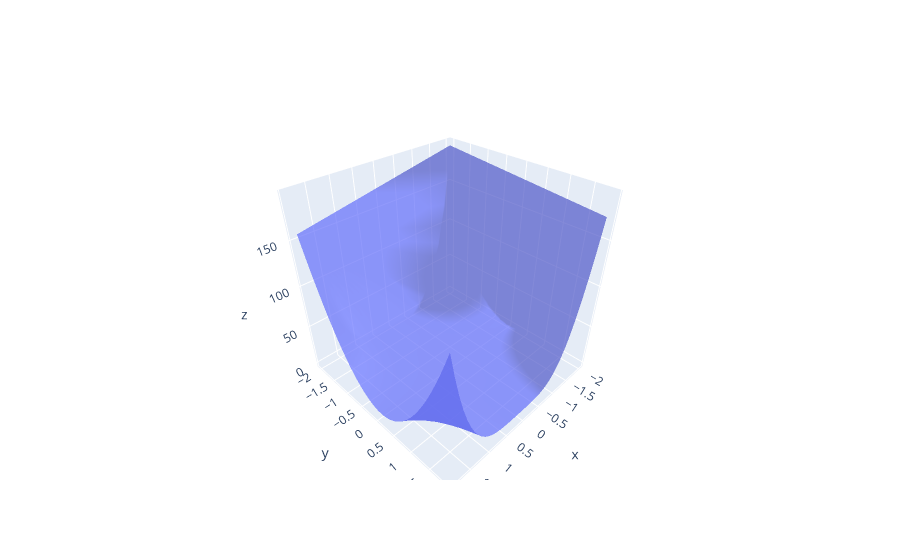

This figure's notebook cell:
### Code cell
import plotly.graph_objects as go
import json
with open('./three_x_y_squared.json') as file:
    data = json.load(file)
multi_param_fig = go.Figure(data)
multi_param_fig

### Figure 1 — Plotly figure (JSON) as saved in the notebook; plotly's stock layout.template omitted (floating-point values rounded to 4 significant figures; data arrays with more than 128 entries replaced by an {"elided": "..."} marker saying what was removed)
{"data": [{"colorbar": {"title": {"text": "z"}}, "name": "y", "opacity": 0.7, "showscale": true, "type": "mesh3d", "x": {"elided": "1600 float values"}, "y": {"elided": "1600 float values"}, "z": {"elided": "1600 float values"}}], "layout": {"autosize": true, "scene": {"aspectmode": "auto", "aspectratio": {"x": 1, "y": 1, "z": 1}}}}
